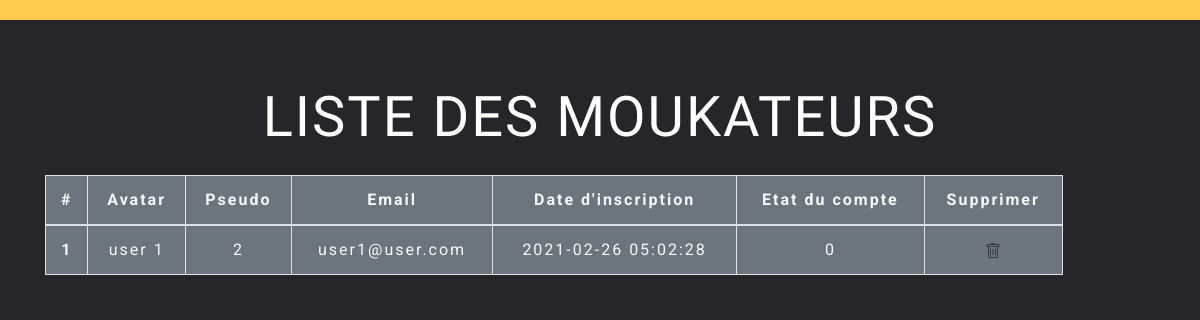
Page /pages/admin/gestion-user.php on the earlier database version.
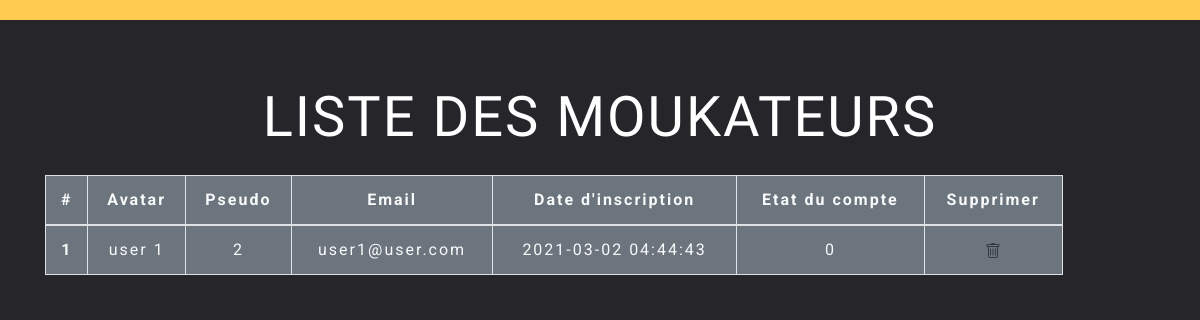
Same page on the later database version.
### tables this page shows
CREATE TABLE `users` (
  `id` int(10) UNSIGNED NOT NULL,
  `pseudo` varchar(255) NOT NULL,
  `avatar` varchar(255) DEFAULT NULL,
  `last_name` varchar(255) NOT NULL,
  `first_name` varchar(255) NOT NULL,
  `email` varchar(100) NOT NULL,
  `password` varchar(200) NOT NULL,
  `role` varchar(100) NOT NULL,
  `created_at` timestamp NOT NULL DEFAULT CURRENT_TIMESTAMP ON UPDATE CURRENT_TIMESTAMP,
  `delete_account` tinyint(1) NOT NULL DEFAULT '0'
);

### src/controller/admin-function.php (called while the page is built, shortened)
<?php
function getAllUsers()
{
    global $db_connect;
    $requet = "SELECT * FROM moukatali.users WHERE role= 'user'";
    $stmt = $db_connect->prepare($requet);
    $stmt->execute();
    $all_users = $stmt->fetchAll();
    return $all_users;
}

### src/pages/admin/gestion-user.php (the view, shortened to what this page needs)
<?php
require ROOT_PATH . '/config/database.php';
require ROOT_PATH . '/src/controller/admin-function.php';
$all_users = getAllUsers();
include('../../layout/head.php');
?>
</head>
  <body>
    <header class="header-main ">
    </header>
    <section>
      <div class="container">
        <h1 class="text-uppercase display-4 text-center py-3 mt-5">liste des moukateurs</h1>
        <table class="col-11 table table-bordered bg-secondary text-center text-light">
          <thead>
            <tr>
              <th scope="col">#</th>
              <th scope="col">Avatar</th>
              <th scope="col">Pseudo</th>
              <th scope="col">Email</th>
              <th scope="col">Date d'inscription</th>
              <th scope="col">Etat du compte</th>
              <th scope="col">Supprimer</th>
            </tr>
          </thead>
          <tbody>
            <?php foreach ($all_users as $key => $all_user) : ?>
            <?php if ( $all_user['role'] === "user" ): ?>
              <div class="user">
                <tr>
                  <th scope="row"><?php echo $key + 1; ?></th>
                  <td><?php echo $all_user['pseudo']; ?></td>
                  <td><?php echo $all_user['id']; ?></td>
                  <td><?php echo $all_user['email']; ?></td>
                  <td><?php echo $all_user['created_at']; ?></td>
                  <td><?php echo $all_user['delete_account']; ?></td>
                  <td class="align-middle">
                    <a class="text-dark" href="gestion-user.php?delete-user=<?= $all_user['id'] ?>" role="button">
                  </td>
                </tr>
              </div>
              <?php endif; ?>
            <?php endforeach; ?>
          </tbody>
        </table>
      </div>
    </section>
</body>
</html>

Differences in the rows shown:
changed users "user 1": created_at "2021-02-26 05:02:28" → "2021-03-02 04:44:43"
